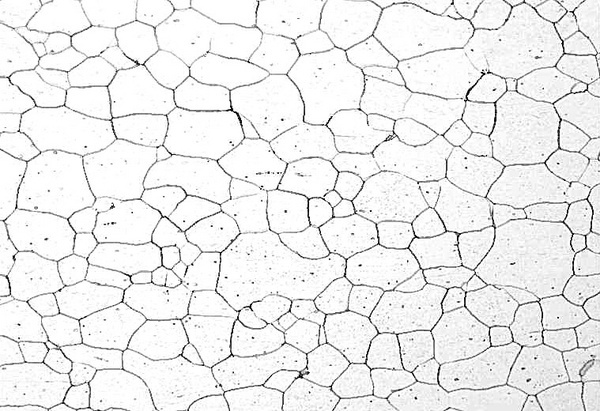
#> input picture image.jpeg, 600 x 411 px, found by its file name
$ jupyter execute Microstructure_Analysis_using_Image_Processing.ipynb
#> lines starting #> are read from the running program, lines starting #| are printed output that depends on the picture; after the words box and inside, x2 and y2 are one past the last pixel; in counts of white or black regions, pixels touching at a corner belong together
#Microstructure Analysis using Image Processing


In this project I have used image processing technique in a polycrystalline microstructure to determined the location of grain boundaries and triple point junction.

###The steps involved in the image processing:

1.   Converting a microstructure into a binary image.
2.   Removing of all the internal grain noice (pits and precipitates), by applying morphological operations.
3.  Convert the grain boundaries into a single line pixel (Skeletonize image).
4.   Locate the triple point junction.
5.   Get the co-ordinate of grain boundary pixels starting from each triple points.

[cell 1]
#import all the necessery packages
import numpy as np
import scipy.ndimage as ndi
from skimage import color, filters, morphology, measure
import imageio as io
import scipy.ndimage
import matplotlib.pyplot as plt
import cv2 as cv
from scipy import ndimage

Here I am using a random polycrystalline image for the purpose of locating the co-ordinates of triple point junction of the microstructure.

[cell 2]
#image
img = io.imread('/content/image.jpeg')
#> img is the input picture: shape (411, 600); min 0, max 255, mean 237.4
print(img.shape, img.dtype)
#| (411, 600) uint8
img = img.astype(np.uint8)
plt.figure(figsize= (12,5))
plt.imshow(img, cmap='gray')

Now, to remove all the noice form image, I have applied the morphological operations. For applying morphological operations I first converted my image into a binary image. Cummulitive distribution function is used to determining the threshold value for binary image. \\
*Note*: In binary image all the white pixels corresponds to foreground pixel and black piexel corresponds to background pixel .

[cell 3]
def histogram(img, normalized = True):
#> called with normalized = True
    freq_hist = ndi.histogram(img, 0, 255, 256)
#> freq_hist = 256 values, max 51113 at index 255, min 13 at index 13, mean 963.3
    bins = np.array([i for i in range (256)])
    cdf = np.cumsum(freq_hist)
#> cdf = 256 values from 173 to 246600
    if normalized:
       n = np.sum(freq_hist)
#> n = 246600
       freq_hist = freq_hist/n
#> freq_hist = 256 values, max 0.207 at index 255, min 5.27e-05 at index 13, mean 0.00391
       cdf = cdf/n
#> cdf = 256 values from 0.000702 to 1
       t = filters.threshold_otsu(img)
#> t = 185
    plt.bar(bins, freq_hist)
    plt.vlines(t, 0.0, 0.02, colors = 'blue')
    return t

[cell 4]
t = histogram(img)
#> t = 185
print(t)
#| 185
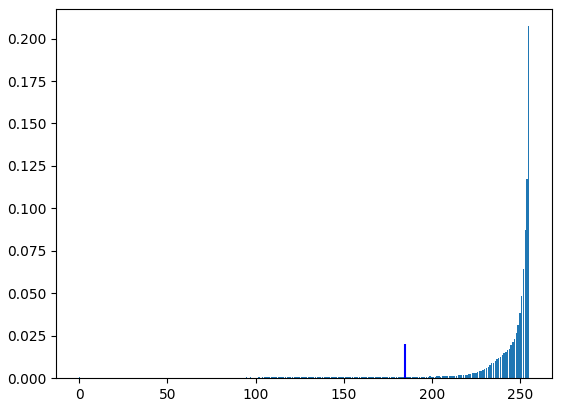
#> figure drawn by matplotlib, 1 panel; tallest bar 0.207 high, from x = 254.6 to 255.4

[cell 5]
#show binary image
binary = img <= t
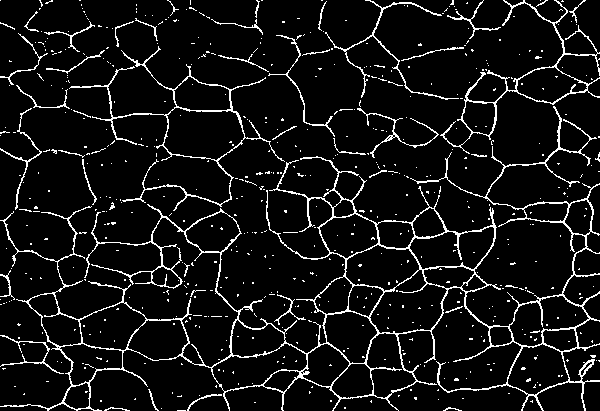
#> binary: shape (411, 600) bool; 7.7% white in thin lines or dots
print(binary)
#> (printed output is left out)
plt.figure
plt.imshow(binary, cmap='gray')

To reduce the noices from the above image and to thin down the foreground pixels ( grain boundary pixels) in to a single pixel,  four different type of morphological operations are applied:

1.   Dilation
2.   Erosion
3.   Reconstruction.
4.   Thinning

[cell 6]
selem = np.array([[0,1,0],[1,1,1],[0,1,0]])
print(selem)
img_1 = morphology.binary_dilation(binary, selem)
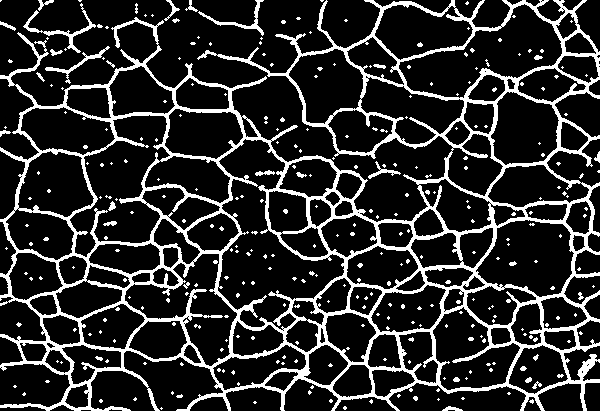
#> img_1: shape (411, 600) bool; 17.2% white; 324 white regions (288 under 20 px), largest, box (x1, y1, x2, y2) and area: (0, 0, 600, 411) 37381, (23, 3, 96, 53) 441, (198, 0, 264, 36) 324
img_2 = morphology.binary_dilation(img_1, selem)
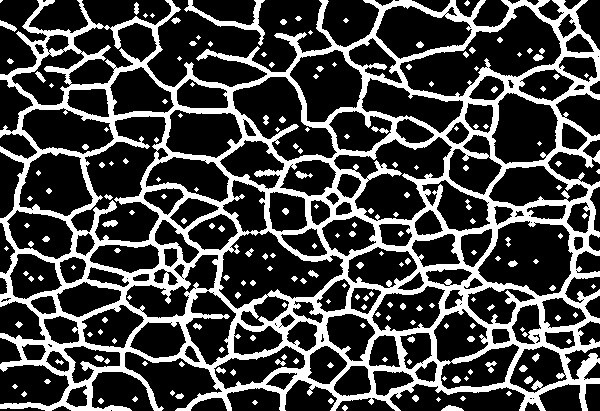
#> img_2: shape (411, 600) bool; 26.7% white; 196 white regions (90 under 20 px), largest, box (x1, y1, x2, y2) and area: (0, 0, 600, 411) 60578, (184, 0, 265, 46) 629, (441, 405, 464, 411) 90
img_3 = morphology.binary_erosion(img_2, selem)
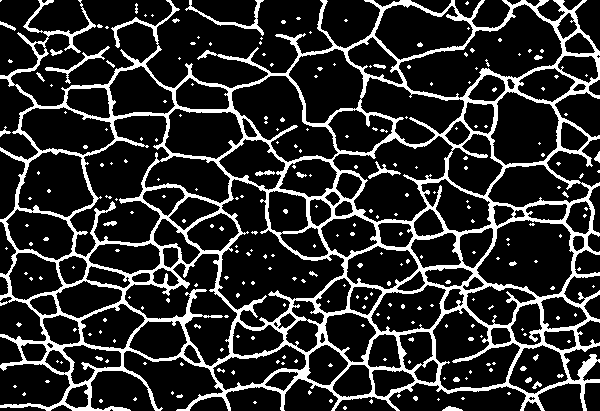
#> img_3: shape (411, 600) bool; 17.6% white; 259 white regions (227 under 20 px), largest, box (x1, y1, x2, y2) and area: (0, 0, 600, 411) 39440, (185, 0, 264, 36) 380, (45, 46, 110, 84) 290
img_4 = morphology.binary_dilation(img_3, selem)
img_5 = morphology.binary_erosion(img_4, selem)

plt.figure

plt.imshow(img_5,cmap='gray')

The above binary image is a result of combination of dilation and erosion operations. Now in this image we can see all the grain boundaries clearly. But the problem is it still contains noice in it. In order to remove noice from this, a reconstruction operation is performed on the image.

[cell 7]
seed = img_4.copy()
seed[1:-1, 1:-1] = img_4.min()
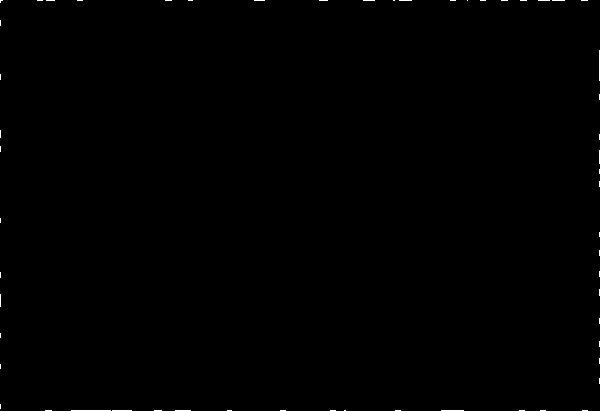
#> seed: shape (411, 600) bool; 0.2% white in thin lines or dots
seed_last = np.full((img_4.shape[0], img_4.shape[1]), False)
mask = img_4.copy()
n = 0
while  (not np.array_equal(seed, seed_last) and n <=500):
    n +=1
    seed_last = seed.copy()
    seed = np.logical_and(morphology.dilation(seed_last, selem), mask)
#> this loop made 343 passes
#> pass 1, `seed = np.logical_and(morphology.dilation(seed_last, selem), mask)`:
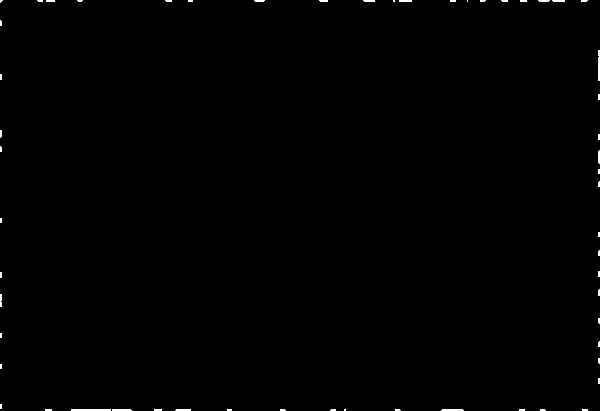
#> seed: shape (411, 600) bool; 0.38% white; 57 white regions (45 under 20 px), largest, box (x1, y1, x2, y2) and area: (71, 409, 111, 411) 80, (598, 50, 600, 81) 61, (441, 409, 464, 411) 44
#> after the loop:
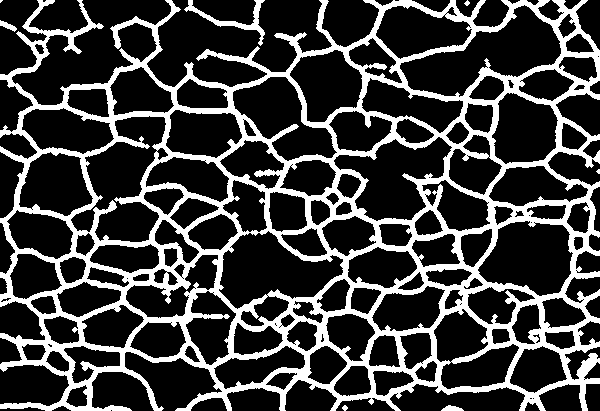
#> seed_last: shape (411, 600) bool; 24.4% white; 8 white regions (2 under 20 px), largest, box (x1, y1, x2, y2) and area: (0, 0, 600, 411) 59262, (184, 0, 265, 46) 629, (441, 405, 464, 411) 90, (0, 20, 17, 32) 89, (342, 405, 348, 411) 24, (464, 0, 470, 6) 21
#> after the loop, n = 343
print(n)
#| 343
plt.figure()

plt.imshow(seed, cmap='gray')

Noice is completely removed from the image. Now thinning operation is being used to get single pixel grain bounadaries.

[cell 8]
thinned = morphology.skeletonize(seed)
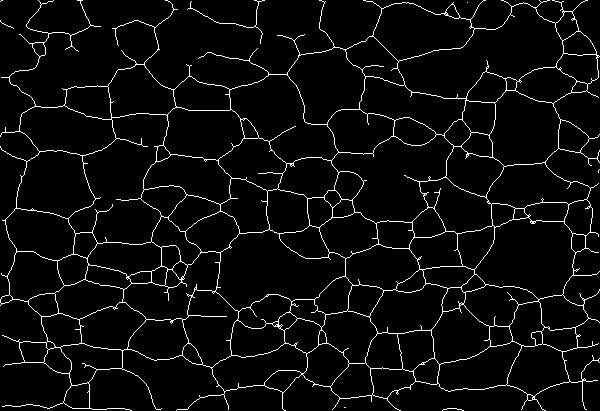
#> thinned: shape (411, 600) bool; 4.6% white in thin lines or dots
plt.figure
plt.imshow(thinned, cmap = 'gray')

#Triple Junction location
After skeletonization of the image,the next step is to determine the triple junction location. To do so, Hit and Miss transformation with different structuring element(which make a triple boundary junction) must be run in all orientations so 16 hit-and-miss passes are required. Example of structuring elements are:

 $\begin{pmatrix}
  0 & 1& 0\\
  1 & 1& 0\\
  0 & 1 & 0
\end{pmatrix}$
 $\begin{pmatrix}
  1 & 0& 1\\
  0 & 1& 0\\
  0 & 1 & 0
\end{pmatrix}$
 $\begin{pmatrix}
  0 & 0& 1\\
  0 & 1& 0\\
  1 & 0 & 1
\end{pmatrix}$
 $\begin{pmatrix}
  0 & 0& 1\\
  1 & 1& 0\\
  0 & 1 & 0
\end{pmatrix}$

[cell 9]
# Construct the structuring element
s1 = np.array((
        [0, 1, 0],
        [1, 1, 0],
        [0, 1, 0]), dtype="int")


# Apply hit-or-miss transformation
img_s1_1 = ndimage.binary_hit_or_miss(thinned, structure1=s1).astype(int)
#> img_s1_1: shape (411, 600) int64; values 0 (black) and 1 (white), 0.02% white in thin lines or dots, all inside (x1, y1, x2, y2) = (5, 60, 599, 399)
plt.figure(figsize=(15,15))
plt.imshow(img_s1_1, cmap = 'gray')

[cell 10]
# Construct the structuring element
s2 = np.array((
        [0, 1, 0],
        [1, 1, 1],
        [0, 0, 0]), dtype="int")


# Apply hit-or-miss transformation
img_s1_2 = ndimage.binary_hit_or_miss(thinned, structure1=s2).astype(int)
#> img_s1_2: shape (411, 600) int64; values 0 (black) and 1 (white), 0.03% white in thin lines or dots
plt.figure(figsize=(15,15))
plt.imshow(img_s1_2, cmap = 'gray')

[cell 11]
# Construct the structuring element
s3 = np.array((
        [0, 1, 0],
        [0, 1, 1],
        [0, 1, 0]), dtype="int")


# Apply hit-or-miss transformation
img_s1_3 = ndimage.binary_hit_or_miss(thinned, structure1=s3).astype(int)
#> img_s1_3: shape (411, 600) int64; values 0 (black) and 1 (white), 0.01% white in thin lines or dots, all inside (x1, y1, x2, y2) = (16, 9, 577, 399)
plt.figure(figsize=(15,15))
plt.imshow(img_s1_3, cmap = 'gray')

[cell 12]
# Construct the structuring element
s4 = np.array((
        [0, 0, 0],
        [1, 1, 1],
        [0, 1, 0]), dtype="int")


# Apply hit-or-miss transformation
img_s1_4 = ndimage.binary_hit_or_miss(thinned, structure1=s4).astype(int)
#> img_s1_4: shape (411, 600) int64; values 0 (black) and 1 (white), 0.01% white in thin lines or dots, all inside (x1, y1, x2, y2) = (32, 0, 586, 391)
plt.figure(figsize=(15,15))
plt.imshow(img_s1_4, cmap = 'gray')

[cell 13]
# Construct the structuring element
s5 = np.array((
        [1, 0, 1],
        [0, 1, 0],
        [0, 1, 0]), dtype="int")


# Apply hit-or-miss transformation
img_s2_1 = ndimage.binary_hit_or_miss(thinned, structure1=s5).astype(int)
#> img_s2_1: shape (411, 600) int64; values 0 (black) and 1 (white), 0.01% white in thin lines or dots, all inside (x1, y1, x2, y2) = (187, 2, 591, 328)
plt.figure(figsize=(15,15))
plt.imshow(img_s2_1, cmap = 'gray')

[cell 14]
# Construct the structuring element
s6 = np.array((
        [0, 0, 1],
        [1, 1, 0],
        [0, 0, 1]), dtype="int")


# Apply hit-or-miss transformation
img_s2_2 = ndimage.binary_hit_or_miss(thinned, structure1=s6).astype(int)
#> img_s2_2: shape (411, 600) int64; values 0 (black) and 1 (white), 0.01% white in thin lines or dots, all inside (x1, y1, x2, y2) = (43, 86, 587, 395)
plt.figure(figsize=(15,15))
plt.imshow(img_s2_2, cmap = 'gray')

[cell 15]
# Construct the structuring element
s7 = np.array((
        [0, 1, 0],
        [0, 1, 0],
        [1, 0, 1]), dtype="int")


# Apply hit-or-miss transformation
img_s2_3 = ndimage.binary_hit_or_miss(thinned, structure1=s7).astype(int)
#> img_s2_3: shape (411, 600) int64; values 0 (black) and 1 (white), 0% white in thin lines or dots, all inside (x1, y1, x2, y2) = (9, 14, 543, 403)
plt.figure(figsize=(15,15))
plt.imshow(img_s2_3, cmap = 'gray')

[cell 16]
# Construct the structuring element
s8 = np.array((
        [1, 0, 0],
        [0, 1, 1],
        [1, 0, 0]), dtype="int")


# Apply hit-or-miss transformation
img_s2_4 = ndimage.binary_hit_or_miss(thinned, structure1=s8).astype(int)
#> img_s2_4: shape (411, 600) int64; values 0 (black) and 1 (white), 0.01% white in thin lines or dots, all inside (x1, y1, x2, y2) = (48, 2, 593, 398)
plt.figure(figsize=(15,15))
plt.imshow(img_s2_4, cmap = 'gray')

[cell 17]
# Construct the structuring element
s9 = np.array((
        [0, 0, 1],
        [0, 1, 0],
        [1, 0, 1]), dtype="int")


# Apply hit-or-miss transformation
img_s3_1 = ndimage.binary_hit_or_miss(thinned, structure1=s9).astype(int)
#> img_s3_1: shape (411, 600) int64; values 0 (black) and 1 (white), 0% white in thin lines or dots, all inside (x1, y1, x2, y2) = (277, 90, 587, 385)
plt.figure(figsize=(15,15))
plt.imshow(img_s3_1, cmap = 'gray')

[cell 18]
# Construct the structuring element
s10 = np.array((
        [1, 0, 0],
        [0, 1, 0],
        [1, 0, 1]), dtype="int")


# Apply hit-or-miss transformation
img_s3_2 = ndimage.binary_hit_or_miss(thinned, structure1=s10).astype(int)
#> img_s3_2: shape (411, 600) int64; every value is 0
plt.figure(figsize=(15,15))
plt.imshow(img_s3_2, cmap = 'gray')

[cell 19]
# Construct the structuring element
s11 = np.array((
        [1, 0, 1],
        [0, 1, 0],
        [1, 0, 0]), dtype="int")


# Apply hit-or-miss transformation
img_s3_3 = ndimage.binary_hit_or_miss(thinned, structure1=s11).astype(int)
#> img_s3_3: shape (411, 600) int64; values 0 (black) and 1 (white), 0% white in thin lines or dots, all inside (x1, y1, x2, y2) = (41, 4, 282, 327)
plt.figure(figsize=(15,15))
plt.imshow(img_s3_3, cmap = 'gray')

[cell 20]
# Construct the structuring element
s12 = np.array((
        [1, 0, 1],
        [0, 1, 0],
        [0, 0, 1]), dtype="int")


# Apply hit-or-miss transformation
img_s3_4 = ndimage.binary_hit_or_miss(thinned, structure1=s12).astype(int)
plt.figure(figsize=(15,15))
plt.imshow(img_s3_4, cmap = 'gray')

[cell 21]
# Construct the structuring element
s13 = np.array((
        [0, 0, 1],
        [1, 1, 0],
        [0, 1, 0]), dtype="int")


# Apply hit-or-miss transformation
img_s4_1 = ndimage.binary_hit_or_miss(thinned, structure1=s13).astype(int)
#> img_s4_1: shape (411, 600) int64; values 0 (black) and 1 (white), 0.02% white in thin lines or dots, all inside (x1, y1, x2, y2) = (46, 2, 576, 396)
plt.figure(figsize=(15,15))
plt.imshow(img_s4_1, cmap = 'gray')

[cell 22]
# Construct the structuring element
s14 = np.array((
        [0, 1, 0],
        [1, 1, 0],
        [0, 0, 1]), dtype="int")


# Apply hit-or-miss transformation
img_s4_2 = ndimage.binary_hit_or_miss(thinned, structure1=s14).astype(int)
#> img_s4_2: shape (411, 600) int64; values 0 (black) and 1 (white), 0.01% white in thin lines or dots, all inside (x1, y1, x2, y2) = (18, 9, 586, 386)
plt.figure(figsize=(15,15))
plt.imshow(img_s4_2, cmap = 'gray')

[cell 23]
# Construct the structuring element
s15 = np.array((
        [0, 1, 0],
        [0, 1, 1],
        [1, 0, 0]), dtype="int")


# Apply hit-or-miss transformation
img_s4_3 = ndimage.binary_hit_or_miss(thinned, structure1=s15).astype(int)
#> img_s4_3: shape (411, 600) int64; values 0 (black) and 1 (white), 0.02% white in thin lines or dots
plt.figure(figsize=(15,15))
plt.imshow(img_s4_3, cmap = 'gray')

[cell 24]
# Construct the structuring element
s16 = np.array((
        [1, 0, 0],
        [0, 1, 1],
        [0, 1, 0]), dtype="int")


# Apply hit-or-miss transformation
img_s4_4 = ndimage.binary_hit_or_miss(thinned, structure1=s16).astype(int)
plt.figure(figsize=(15,15))
plt.imshow(img_s4_4, cmap = 'gray')

After getting the location of triple points in each of the orientation of all the structuring element, we will simply apply 'OR' (logical operation) in all these image together to get the final image that contain all the triple point location.

[cell 25]
#addition of all the 16 different image
img_final = img_s1_1 + img_s1_2 + img_s1_3 + img_s1_4 + img_s2_1 + img_s2_2 + img_s2_3 + img_s2_4 + img_s3_1 + img_s3_2 + img_s3_3 + img_s3_4 + img_s4_1 + img_s4_2 + img_s4_3 + img_s4_4
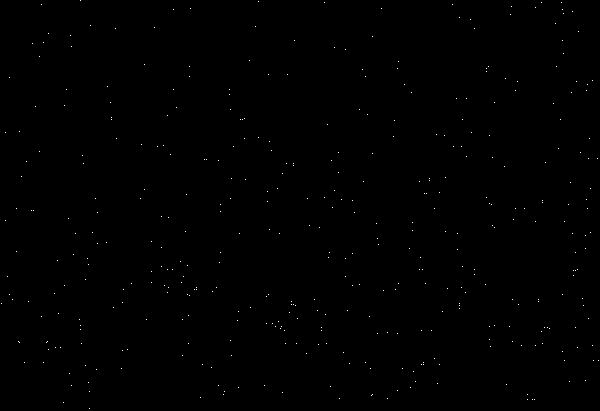
#> img_final: shape (411, 600) int64; values 0 (black) and 1 (white), 0.17% white in thin lines or dots
plt.figure(figsize=(15,15))
plt.imshow(img_final, cmap = 'gray')

Below code determines the total numbers of triple point and their co-ordinates.

[cell 26]
#determining the total number of triple point junction
pixels=[]
count=0
for i in range(img_final.shape[0]):
  for j in range(img_final.shape[1]):
    if img_final[i][j]==True:
      pixels.append((i,j))
      count=count+1
#> after the loop, count = 410

print("total number of triple junctions = ",count)
#| total number of triple junctions =  410

[cell 27]
#corodinate of triple junction
print("pixels that has triple junction",pixels)
#> (printed output is left out)
